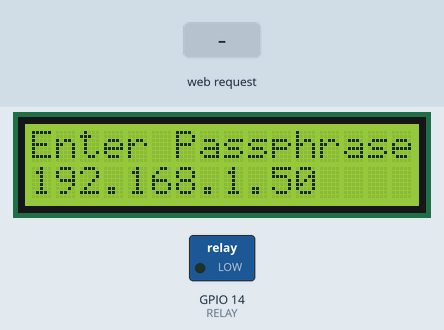
A sketch run on a simulated ESP8266 (NodeMCU). Shown: 16×2 character LCD, switched loads named in the sketch (green lamp = pin HIGH). The test bench sets the inputs (shaded band). WiFi joins after 1.5 s; servers stay silent unless stated; what the sketch prints to the serial monitor is not drawn.

Above: at 2.7 s.
2.8 s: HTTP request GET /action_page received
At 3.8 s:
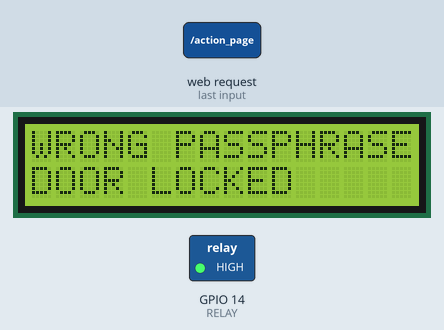
5.8 s: HTTP request GET /action_page?passphrase=Daniel received
At 6.2 s:
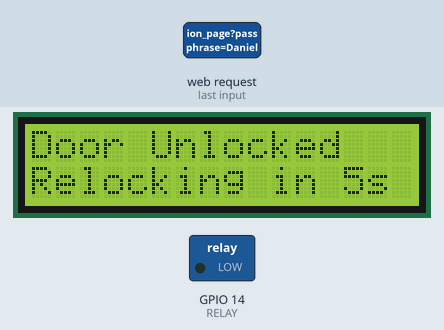
8.8 s: HTTP request GET /action_page?passphrase=1 received
At 11.6 s:
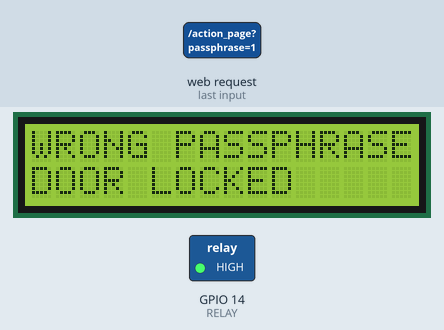
11.8 s: HTTP request GET /action_page?passphrase=0 received
Timing chart, 0 to 14.8 s (numbered marks = the images above; inputs shaded):
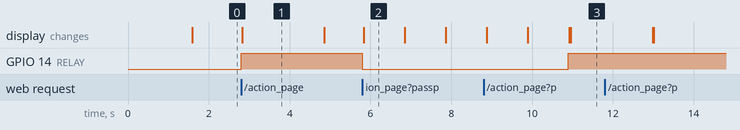

The sketch:

prototype.ino
```cpp
#include <ESP8266WiFi.h>
#include <WiFiClient.h>
#include <ESP8266WebServer.h>
#include <Wire.h>
#include <LiquidCrystal_I2C.h>
LiquidCrystal_I2C lcd(0x27, 2, 1, 0, 4, 5, 6, 7, 3, POSITIVE);

#define RELAY 14
const char MAIN_page[] PROGMEM = R"=====(
    <!DOCTYPE html>
    <html>
    <style>
      input[type=text], select {
        width: 100%;
        padding: 12px 20px;
        margin: 8px 0;
        display: inline-block;
        border: 1px solid #ccc;
        border-radius: 4px;
        box-sizing: border-box;
      }

      input[type=submit] {
        width: 100%;
        background-color: #4CAF50;
        color: white;
        padding: 14px 20px;
        margin: 8px 0;
        border: none;
        border-radius: 4px;
        cursor: pointer;
      }

      div {
        border-radius: 5px;
        background-color: #f2f2f2;
        padding: 20px;
        width: 40%;
        margin: auto;
      }
    </style>
    <body bgcolor="#004680" align="center">

    <h3 style="color: white;">Matt Daniel's Server Door Lock</h3>

    <div align="center">
        <form action="/action_page">
          <label for="passphrase">Door Passphrase</label>
          <input type="text" id="passp" name="passphrase" placeholder="Enter Passphrase">
            <input type="submit" value="Submit">
        </form>
    </div>

    </body>
    </html>
)=====";

const char Unlocked_page[] PROGMEM = R"=====(
  <h1 style="color:green;"> Door Unlocked </h1>
  <h2> Reenter passphrase to unlock the door</h2>
  <br><br>
  <h1> <a href='/'> Go Back </a> </h1>
)=====";

const char block_page[] PROGMEM = R"=====(
  <h1 style="color:red;">Wrong Passphrase. Door locked. </h1>
  <h1> <a href='/'> Go Back </a> </h1>
)=====";

//SSID and Password of your WiFi router
const char* ssid = "asmawi71-2.4GHz@unifi";
const char* password = "papa281275";

ESP8266WebServer server(80); //Server on port 80

void handleRoot() {
 String s = MAIN_page; //Read HTML contents
 server.send(200, "text/html", s); //Send web page
}

//===============================================================
// This routine is executed when you press submit
//===============================================================

void handleForm() {
 String passphrase = server.arg("passphrase");


 pinMode(RELAY, OUTPUT);
 digitalWrite(RELAY, LOW);

 Serial.print("\nPassphrase:");
 Serial.println(passphrase);


 if(passphrase == "Daniel")
 {

   String s = Unlocked_page;
   server.send(200, "text/html", s); //Send web page
   Serial.print("Door Unlocked\n");
   digitalWrite(RELAY, LOW);
   lcd.clear();
   lcd.setCursor(0,0);
   lcd.print("Door Unlocked");
   lcd.setCursor(0,1);
   lcd.print("Relocking in 5s");
   lcd.setCursor(0,1);
   delay(1000);
   lcd.print("Relocking in 4s");
   lcd.setCursor(0,1);
   delay(1000);
   lcd.print("Relocking in 3s");
   lcd.setCursor(0,1);
   delay(1000);
   lcd.print("Relocking in 2s");
   lcd.setCursor(0,1);
   delay(1000);
   lcd.setCursor(0,1);
   lcd.print("Relocking in 1s");
   delay(1000);
   digitalWrite(RELAY, HIGH);

   lcd.clear();
   enterMessage();


 }
 else
 {
   String s = block_page;
   server.send(200, "text/html", s); //Send web page
   digitalWrite(RELAY, HIGH);
   lcd.clear();
   lcd.setCursor(0,0);
   lcd.print("WRONG PASSPHRASE");
   lcd.setCursor(0,1);
   lcd.print("DOOR LOCKED");
   delay(2000);
   enterMessage();
 }


}

void setup() {


  //Setup LCD
  lcd.begin(16,2);
  lcd.backlight();
  lcd.setCursor(0,0);
  lcd.print("Enter Passphrase");
  Serial.begin(9600);

  WiFi.begin(ssid, password);     //Connect to your WiFi router
  Serial.println("");

  // Wait for connection
  while (WiFi.status() != WL_CONNECTED) {
    delay(500);
    Serial.print(".");
  }

  //If connection successful show IP address in serial monitor
  Serial.println("");
  Serial.print("Connected to ");
  Serial.println("WiFi");
  Serial.print("IP address: ");
  Serial.println(WiFi.localIP());  //IP address assigned to your ESP
  lcd.setCursor(0,1);
  lcd.print(WiFi.localIP());

  server.on("/", handleRoot);      //Which routine to handle at root location
  server.on("/action_page", handleForm); //form action is handled here

  server.begin();                  //Start server
  Serial.println("HTTP server started");
}

void loop() {
   server.handleClient();          //Handle client requests
}

void enterMessage(){
   lcd.clear();
   lcd.setCursor(0,0);
   lcd.print("Enter Passphrase");
   lcd.setCursor(0,1);
   lcd.print(WiFi.localIP());
}
```

Measured:
- after the input at 2.8 s, GPIO 14 (RELAY): LOW → HIGH at once; the display: changes at once (image 1)
- after the input at 5.8 s, GPIO 14 (RELAY): HIGH → LOW at once; the display: changes at once (image 2)
- after the input at 8.8 s, the display: first differs from a run without the input after 2.2 s (image 3)
- what the display in image 1 shows lasts 2.1 s, from 2.8 s to 4.9 s
- what the display in image 2 shows lasts 1.0 s, from 5.8 s to 6.8 s
